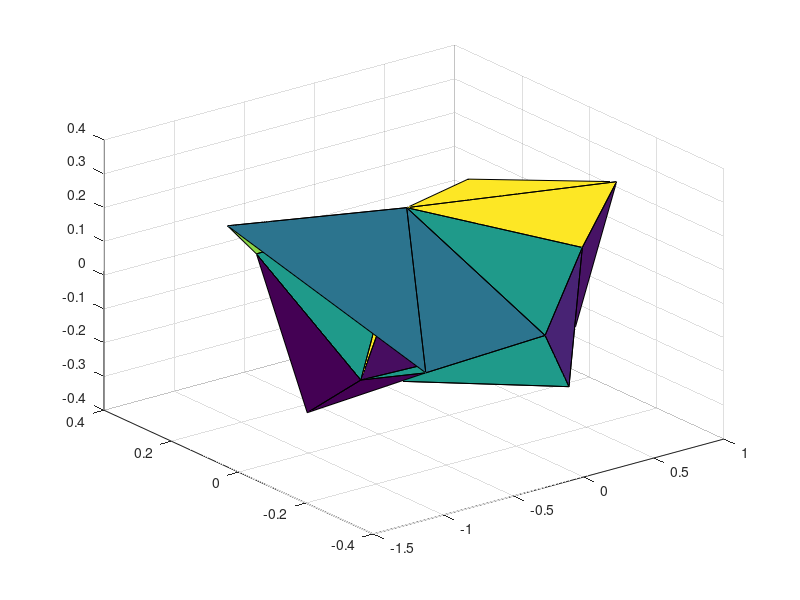

Here is the MATLAB script that generated this plot:
% generate a shape for import to VNE
% create it as a levelset f(x,y,z) = 0

[xx,yy,zz] = meshgrid(-5:.125:5,-1:.125:1,-1:.125:1);

fxyz = 0.05*xx.^2 + 2*yy.^2 + 2*zz.^2 - 1.0;

% get faces and vertices
[f,v] = isosurface(xx,yy,zz,fxyz,0.0); 
[nf,nv] = reducepatch(f,v,20);
nv = nv/2;
n = isonormals(xx,yy,zz,fxyz,nv)

trisurf(nf,nv(:,1),nv(:,2),nv(:,3));

 csvwrite('faces3.dat',nf);
 csvwrite('verts3.dat',nv);
 csvwrite('norms3.dat',n);